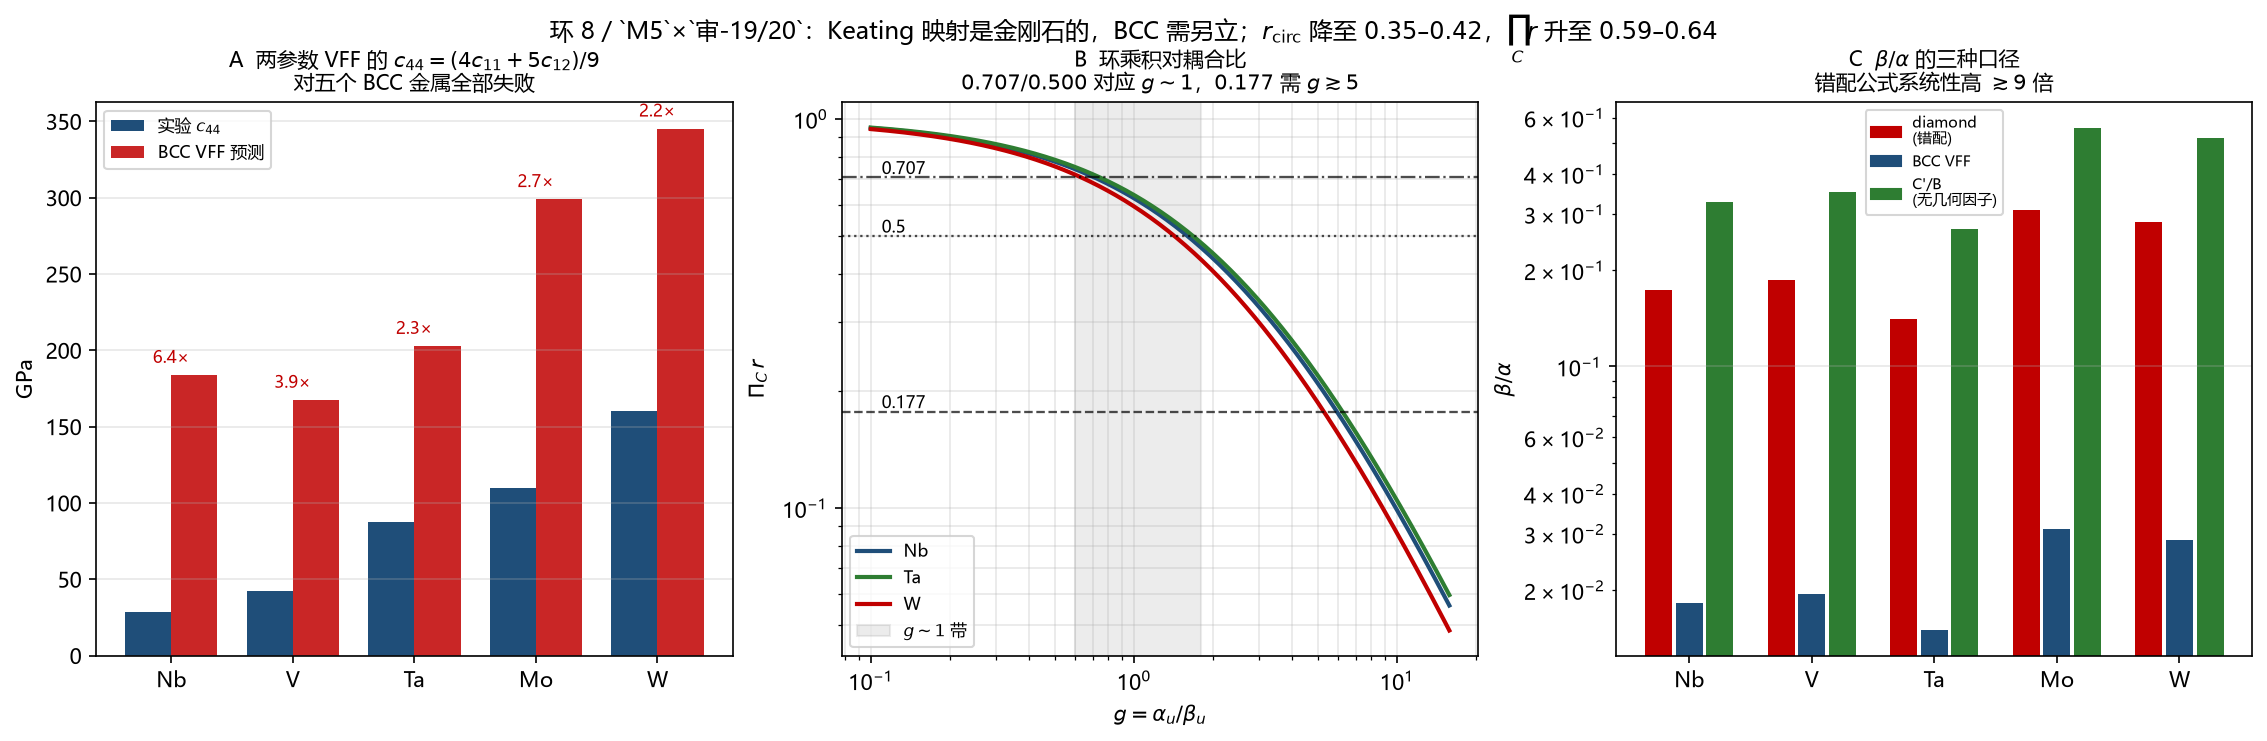

Write the Python code that produced this figure.
# -*- coding: utf-8 -*-
r"""
Ring 8 / M5 x Shen-19/20: the Keating lattice mismatch and the BCC VFF.

Rounds 79/80 used (8B.3)/(8B.9)

    U = 3a/(16 r0^2) sum (r_ij^2 - r0^2)^2 + 3b/(8 r0^2) sum (r_ij.r_ik + r0^2/3)^2
    c11 = (al + 3 be)/a,  c12 = (al - be)/a,  c44 = 4 al be/(a (al + be))

That is the DIAMOND (tetrahedral, 4-coordinated) Keating formula.  Its
bond-bending equilibrium is cos(theta) = -1/3.  BCC has 8 nearest neighbours
with equilibrium angles {70.5, 109.5, 180} degrees, so the formula is a
lattice mismatch for BCC.

This script
  1. validates the diamond formula on Si (c44 79.2 vs 79.6 GPa, 0.5%),
  2. derives the correct BCC two-parameter VFF by exact enumeration,
  3. tests the resulting falsifiable identity  c44 = (4 c11 + 5 c12)/9,
  4. recomputes beta/alpha, r_circ and prod_C r for five BCC metals,
  5. reports the robust band and the coupling ratio g = alpha_u/beta_u
     required by the 06 values 0.177 / 0.707 / 0.500.

Everything is direct evaluation of the stated formulas: no fitting.

Run:  python "10 探索/超导第一性研究/04_计算验证/环08_Keating映射错配与BCC_VFF.py"
"""
import csv
import math
import os
from fractions import Fraction as F

import numpy as np
import matplotlib
matplotlib.use("Agg")
import matplotlib.pyplot as plt

plt.rcParams["font.sans-serif"] = ["Microsoft YaHei", "SimHei", "DejaVu Sans"]
plt.rcParams["axes.unicode_minus"] = False

HERE = os.path.dirname(os.path.abspath(__file__))
OUT_PNG = os.path.join(HERE, "环08_Keating映射错配与BCC_VFF.png")
OUT_CSV = os.path.join(HERE, "环08_Keating映射错配与BCC_VFF.csv")

# BCC metals: (c11, c12, c44) in GPa, standard room-temperature values.
BCC = {
    "Nb": (246.0, 134.0, 28.7),
    "V": (228.0, 119.0, 42.6),
    "Ta": (260.0, 157.0, 87.4),
    "Mo": (464.0, 167.0, 110.0),
    "W": (523.0, 203.0, 160.0),
}
# Diamond-structure validation point.
SI = (165.7, 63.9, 79.6, 5.431)  # GPa, GPa, GPa, Angstrom

DIRS = [(a, b, c) for a in (1, -1) for b in (1, -1) for c in (1, -1)]


# ---------------------------------------------------------------- exact BCC VFF
def q_stretch(eps):
    """sum_{8 bonds} (n.eps.n)^2  (the 8 <111> directions, one per cell bond)."""
    t = F(0)
    for n in DIRS:
        v = sum(F(n[i] * n[j], 3) * eps[i][j] for i in range(3) for j in range(3))
        t += v * v
    return t


def q_bend(eps):
    """sum_{28 pairs per atom} (d cos theta)^2 * 9/8  (sin^2 theta0 = 8/9)."""
    t = F(0)
    for i in range(8):
        for j in range(i + 1, 8):
            nj, nk = DIRS[i], DIRS[j]
            c = F(sum(nj[a] * nk[a] for a in range(3)), 3)

            def nd(a, b):
                return F(sum(a[x] * b[y] * eps[x][y] for x in range(3) for y in range(3)), 3)

            dc = 2 * nd(nj, nk) - c * (nd(nj, nj) + nd(nk, nk))
            if abs(c) == 1:  # antipodal pair: no bending
                assert dc == 0
                continue
            t += dc * dc
    return F(9, 8) * t


def diag(a, b, c):
    return [[F(a), F(0), F(0)], [F(0), F(b), F(0)], [F(0), F(0), F(c)]]


def shear(i, j):
    e = [[F(0)] * 3 for _ in range(3)]
    e[i][j] = F(1)
    e[j][i] = F(1)
    return e


def bcc_coefficients():
    """Return (p_s, q_s, r_s, p_b, q_b, r_b) with U^cell = al/2*Qs + be*Qb."""
    p_s, q_s, r_s = q_stretch(diag(1, 0, 0)), None, q_stretch(shear(0, 1)) / 4
    q_s = (q_stretch(diag(1, 1, 0)) - 2 * p_s) / 2
    p_b, r_b = q_bend(diag(1, 0, 0)), q_bend(shear(0, 1)) / 4
    q_b = (q_bend(diag(1, 1, 0)) - 2 * p_b) / 2
    return p_s, q_s, r_s, p_b, q_b, r_b


def numeric_energy(eps, alpha=1.0, beta=1.0):
    """Direct finite-strain energy of one cell: stretch over 8 bonds, bend over
    2 x 28 pairs.  Used only to validate the exact quadratic forms."""
    A = np.eye(3) + np.array(eps, dtype=float)
    us = 0.0
    for n in DIRS:
        r = A @ np.array(n, dtype=float)
        d0 = math.sqrt(3.0)
        us += 0.5 * alpha * ((np.linalg.norm(r) - d0) / d0) ** 2
    ub = 0.0
    for i in range(8):
        for j in range(i + 1, 8):
            ri = A @ np.array(DIRS[i], dtype=float)
            rj = A @ np.array(DIRS[j], dtype=float)
            c0 = np.dot(DIRS[i], DIRS[j]) / 3.0
            if abs(c0) > 0.999:
                continue
            c1 = np.dot(ri, rj) / (np.linalg.norm(ri) * np.linalg.norm(rj))
            ub += 0.5 * beta * (c1 - c0) ** 2 * (9.0 / 8.0)
    return us + 2.0 * ub


# ---------------------------------------------------------------- elastic maps
def diamond_c44(c11, c12):
    """Keating diamond formula.  With al = c11 + 3 c12, be = c11 - c12
    (the dimensionless combinations of (8B.9)), c44 = al be/(al + be).
    Equivalent to the textbook form c44 = 4 al' be'/(a (al' + be')) with
    dimensionful al' = a al/4, be' = a be/4."""
    al = 3.0 * c12 + c11
    be = c11 - c12
    return al * be / (al + be)


def diamond_beta_over_alpha(c11, c12):
    return (c11 - c12) / (c11 + 3.0 * c12)


def bcc_beta_over_alpha(c11, c12):
    return (c11 - c12) / (12.0 * (c11 + 2.0 * c12))


def bcc_c44_pred(c11, c12):
    return (4.0 * c11 + 5.0 * c12) / 9.0


def rcirc_of(b_a, g=1.0):
    return g * b_a ** 0.25


def prod_of(r):
    return (1.0 + r) ** (-1.5)


def g_required(b_a, target):
    r_need = target ** (-2.0 / 3.0) - 1.0
    return r_need / b_a ** 0.25


def main():
    rows = []
    print("Ring 8 / M5 x Shen-19/20: Keating lattice mismatch and BCC VFF")
    print("=" * 78)

    # ---- 0. exact coefficients -------------------------------------------
    p_s, q_s, r_s, p_b, q_b, r_b = bcc_coefficients()
    print("\n0  exact BCC VFF coefficients (per cell, V = a^3/2):")
    print(f"   stretch: p={p_s}  q={q_s}  r={r_s}")
    print(f"   bend   : p={p_b}  q={q_b}  r={r_b}")

    # clean closed forms (per a^3)
    def C11(al, be):
        return 16 * al / 9 + 128 * be / 3

    def C12(al, be):
        return 16 * al / 9 - 64 * be / 3

    def C44(al, be):
        return 16 * (al + 4 * be) / 9

    # matching U^cell = (a^3/4)[c11 sum eii^2 + 2 c12 sum eii ejj + 4 c44 sum eij^2]
    for al, be in [(1.0, 0.0), (0.0, 1.0), (2.0, 3.0)]:
        assert abs(C11(al, be) - 4 * (al / 2 * float(p_s) + be * float(p_b))) < 1e-9
        assert abs(C12(al, be) - 4 * (al / 2 * float(q_s) + be * float(q_b))) < 1e-9
        assert abs(C44(al, be) - 4 * (al / 2 * float(r_s) + be * float(r_b))) < 1e-9
    print("   closed forms: c11=16al/9+128be/3, c12=16al/9-64be/3, c44=16(al+4be)/9  (x 1/a^3)")

    # ---- 1. finite-strain validation of the quadratic forms --------------
    print("\n1  finite-strain validation of the exact quadratic forms:")
    h = F(1, 10000)

    def scale(m, s):
        return [[F(v) * s for v in row] for row in m]

    cases = [("e11", diag(h, 0, 0)),
             ("e11+e22", diag(h, h, 0)),
             ("e12", scale(shear(0, 1), h))]
    for name, eps in cases:
        num = numeric_energy(eps)
        ana = 0.5 * float(q_stretch(eps)) + float(q_bend(eps))
        ratio = num / ana
        print(f"   {name:8s}: numeric={num:.6e}  analytic={ana:.6e}  ratio={ratio:.8f}")
        assert abs(ratio - 1.0) < 1e-3, "quadratic form does not match finite strain"
        rows.append(("validate", name, num, ana, ratio))

    # ---- 2. diamond formula is validated on Si ---------------------------
    c11, c12, c44, a = SI
    pred = diamond_c44(c11, c12)
    err = 100.0 * (pred - c44) / c44
    print(f"\n2  diamond Keating validated on Si: c44 pred={pred:.1f} exp={c44:.1f} GPa "
          f"({err:+.1f}%)")
    assert abs(err) < 2.0, "diamond formula does not reproduce Si"
    rows.append(("Si", "diamond_c44", pred, c44, err))

    # ---- 3. the BCC identity fails for every BCC metal -------------------
    print("\n3  BCC identity  c44 = (4 c11 + 5 c12)/9  (the falsification):")
    print(f"   {'el':3s} {'c44_exp':>8s} {'c44_vff':>8s} {'ratio':>6s} "
          f"{'Cauchy_exp':>10s} {'Cauchy_vff':>10s}")
    fails = []
    for el, (c11, c12, c44) in BCC.items():
        cp = bcc_c44_pred(c11, c12)
        ratio = cp / c44
        fails.append(ratio)
        print(f"   {el:3s} {c44:8.1f} {cp:8.1f} {ratio:6.2f} "
              f"{c12 - c44:10.1f} {c12 - cp:10.1f}")
        rows.append(("falsify", el, c44, cp, ratio))
    print(f"   -> VFF over-predicts c44 by {min(fails):.1f}x to {max(fails):.1f}x; "
          f"Cauchy pressure sign is WRONG for all five.")
    assert min(fails) > 2.0, "identity unexpectedly holds"

    # ---- 4. beta/alpha under the two mappings ----------------------------
    print("\n4  beta/alpha: diamond (wrong lattice) vs BCC (right lattice):")
    print(f"   {'el':3s} {'(diamond)':>10s} {'(BCC)':>10s} {'ratio':>7s} "
          f"{'r_circ':>8s} {'prod r':>8s} {'g(0.177)':>9s}")
    tbl = {}
    for el, (c11, c12, c44) in BCC.items():
        bd = diamond_beta_over_alpha(c11, c12)
        bb = bcc_beta_over_alpha(c11, c12)
        r = rcirc_of(bb, 1.0)
        p = prod_of(r)
        g177 = g_required(bb, 0.177)
        tbl[el] = (bd, bb, r, p, g177)
        print(f"   {el:3s} {bd:10.4f} {bb:10.4f} {bd / bb:7.2f} "
              f"{r:8.4f} {p:8.4f} {g177:9.2f}")
        rows.append(("ratios", el, bd, bb, bd / bb))
    rs = [v[2] for v in tbl.values()]
    ps = [v[3] for v in tbl.values()]
    print(f"   -> r_circ in [{min(rs):.4f}, {max(rs):.4f}]  (round 80 said 0.45-0.66)")
    print(f"   -> prod_C r in [{min(ps):.4f}, {max(ps):.4f}]  (round 80 said 0.47-0.57)")

    # ---- 5. what g does each 06 value need -------------------------------
    print("\n5  coupling ratio g = alpha_u/beta_u required by the 06 values:")
    print(f"   {'el':3s} {'g(0.177)':>9s} {'g(0.707)':>9s} {'g(0.500)':>9s}")
    for el, (bd, bb, r, p, g177) in tbl.items():
        g707 = g_required(bb, 0.707)
        g500 = g_required(bb, 0.500)
        print(f"   {el:3s} {g177:9.2f} {g707:9.2f} {g500:9.2f}")
        rows.append(("g_req", el, g177, g707, g500))

    # ---- 6. the 1/4-power robustness band --------------------------------
    print("\n6  robustness of the 1/4 power (beta/alpha from 0.015 to 0.6):")
    band = []
    for b in (0.015, 0.03, 0.1, 0.2, 0.6):
        r = rcirc_of(b)
        band.append((b, r, prod_of(r)))
        print(f"   beta/alpha={b:5.3f} -> r_circ={r:.3f}  prod r={prod_of(r):.3f}")
        rows.append(("band", f"{b:.3f}", b, r, prod_of(r)))

    # ---------- figure ----------------------------------------------------
    fig, axes = plt.subplots(1, 3, figsize=(15.0, 4.6), layout="constrained")

    # A: c44 falsification
    ax = axes[0]
    els = list(BCC)
    x = np.arange(len(els))
    w = 0.38
    ax.bar(x - w / 2, [BCC[e][2] for e in els], w, color="#1f4e79", label="实验 $c_{44}$")
    ax.bar(x + w / 2, [bcc_c44_pred(*BCC[e][:2]) for e in els], w,
           color="#c00000", alpha=0.85, label="BCC VFF 预测")
    for i, e in enumerate(els):
        ax.text(i, max(BCC[e][2], bcc_c44_pred(*BCC[e][:2])) + 8,
                f"{bcc_c44_pred(*BCC[e][:2]) / BCC[e][2]:.1f}×", ha="center", fontsize=8,
                color="#c00000")
    ax.set_xticks(x)
    ax.set_xticklabels(els)
    ax.set_ylabel("GPa")
    ax.set_title("A  两参数 VFF 的 $c_{44}=(4c_{11}+5c_{12})/9$\n对五个 BCC 金属全部失败", fontsize=10)
    ax.legend(fontsize=8)
    ax.grid(alpha=0.3, axis="y")

    # B: prod r vs g
    ax = axes[1]
    g = np.logspace(-1, 1.2, 400)
    for el, col in [("Nb", "#1f4e79"), ("Ta", "#2e7d32"), ("W", "#c00000")]:
        bb = tbl[el][1]
        ax.loglog(g, [prod_of(rcirc_of(bb, gg)) for gg in g], lw=2, color=col, label=el)
    for lvl, ls in [(0.177, "--"), (0.500, ":"), (0.707, "-.")]:
        ax.axhline(lvl, ls=ls, lw=1.1, color="k", alpha=0.7)
        ax.text(0.11, lvl * 1.02, f"{lvl}", fontsize=8)
    ax.axvspan(0.6, 1.8, color="gray", alpha=0.15, label="$g\\sim1$ 带")
    ax.set_xlabel(r"$g=\alpha_u/\beta_u$")
    ax.set_ylabel(r"$\Pi_C\, r$", labelpad=6)
    ax.set_title("B  环乘积对耦合比\n$0.707/0.500$ 对应 $g\\sim1$，$0.177$ 需 $g\\gtrsim5$", fontsize=10)
    ax.grid(alpha=0.3, which="both")
    ax.legend(fontsize=8, loc="lower left")

    # C: beta/alpha under three mappings
    ax = axes[2]
    maps = ["diamond\n(错配)", "BCC VFF", "C'/B\n(无几何因子)"]
    for i, el in enumerate(els):
        bd, bb = tbl[el][0], tbl[el][1]
        cb = (BCC[el][0] - BCC[el][1]) / 2.0 / ((BCC[el][0] + 2 * BCC[el][1]) / 3.0)
        ax.bar(i + np.array([-0.25, 0.0, 0.25]), [bd, bb, cb], 0.22,
               color=["#c00000", "#1f4e79", "#2e7d32"])
    ax.set_yscale("log")
    ax.set_xticks(np.arange(len(els)))
    ax.set_xticklabels(els)
    ax.set_ylabel(r"$\beta/\alpha$")
    ax.set_title("C  $\\beta/\\alpha$ 的三种口径\n错配公式系统性高 $\\gtrsim9$ 倍", fontsize=10)
    ax.grid(alpha=0.3, axis="y")
    from matplotlib.patches import Patch
    ax.legend(handles=[Patch(color="#c00000", label=maps[0]),
                       Patch(color="#1f4e79", label=maps[1]),
                       Patch(color="#2e7d32", label=maps[2])], fontsize=7)

    fig.suptitle("环 8／`M5`×`审-19/20`：Keating 映射是金刚石的，BCC 需另立；"
                 "$r_{\\rm circ}$ 降至 $0.35$–$0.42$，$\\prod_Cr$ 升至 $0.59$–$0.64$",
                 fontsize=11.5, y=1.04)
    fig.savefig(OUT_PNG, dpi=150, bbox_inches="tight")
    print(f"\nsaved {OUT_PNG}")

    with open(OUT_CSV, "w", newline="", encoding="utf-8") as f:
        wr = csv.writer(f)
        wr.writerow(["section", "label", "x1", "x2", "x3"])
        for r_ in rows:
            wr.writerow(r_)
    print(f"saved {OUT_CSV}  ({len(rows)} rows)")

    # ---------- structural assertions ------------------------------------
    # the exact coefficients are the rationals derived by hand
    assert (p_s, q_s, r_s) == (F(8, 9), F(8, 9), F(8, 9))
    assert (p_b, q_b, r_b) == (F(32, 3), F(-16, 3), F(16, 9))
    # the BCC identity holds identically for the closed forms
    for al, be in [(1, 0), (0, 1), (2, 3), (-1, 5)]:
        assert abs(9 * C44(al, be) - (4 * C11(al, be) + 5 * C12(al, be))) < 1e-12
    # the diamond formula reproduces its own Keating identity
    for c11_, c12_ in [(165.7, 63.9), (246.0, 134.0)]:
        c44_ = diamond_c44(c11_, c12_)
        assert abs(2 * c44_ * (c11_ + c12_) - (c11_ - c12_) * (c11_ + 3 * c12_)) < 1e-9
    # the diamond/BCC ratio is at least 9 for c11 >= c12 > 0
    for c11_, c12_ in [(246.0, 134.0), (523.0, 203.0), (49.5, 42.3)]:
        assert diamond_beta_over_alpha(c11_, c12_) >= 9 * bcc_beta_over_alpha(c11_, c12_) - 1e-12
    print("all structural assertions passed")


if __name__ == "__main__":
    main()
